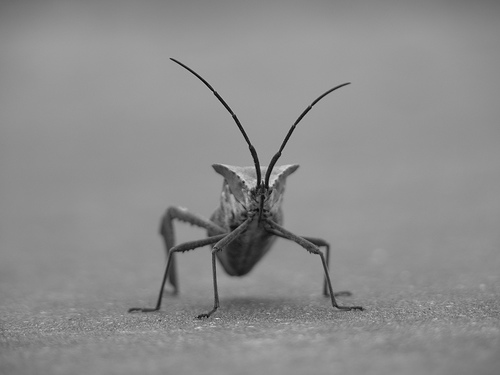
#> input picture matplotlib/img/stinkbug.png, 500 x 375 px
$ jupyter execute matplotlib_tutorial.ipynb   (shell and % lines are left out)   (older library calls are emulated)
#> lines starting #> are read from the running program, lines starting #| are printed output that depends on the picture
# Usage Guide

## A simple example

[cell 1]
import numpy as np
import matplotlib.pyplot as plt
import os
import pandas as pd

fig, ax = plt.subplots()
ax.plot([1, 2, 3, 4], [1, 4, 2, 3])

## Either oo interface or pyplot interface is ok

### OO interface

[cell 2]
import numpy as np
import matplotlib.pyplot as plt
import os
import pandas as pd

x = np.linspace(0, 2)
fig, ax = plt.subplots()
ax.plot(x, x, label='linear')
ax.plot(x, np.power(x, 2), label='quadratic')
ax.plot(x, np.power(x, 3), label='cubic')
ax.set_xlabel('x')
ax.set_ylabel('y')
ax.set_title('simple')
ax.legend()
#> figure, not shown here; curve peaks at x = 2, y = 2; curve peaks at x = 2, y = 4; curve peaks at x = 2, y = 8

### Pyplot interface

[cell 3]
import numpy as np
import matplotlib.pyplot as plt
import os
import pandas as pd

x = np.linspace(0, 2)
plt.plot(x, x, label='linear')
plt.plot(x, np.power(x, 2), label='quadratic')
plt.plot(x, np.power(x, 3), label='cubic')
plt.xlabel('x')
plt.ylabel('y')
plt.title('simple')
plt.legend()

## Use subplots

[cell 4]
import numpy as np
import matplotlib.pyplot as plt
import os
import pandas as pd

fig, axs = plt.subplots(1, 2)
x = np.linspace(0, 2)
axs[0].plot(x, np.power(x, 2), label='quadratic')
axs[1].plot(x, np.power(x, 3), label='cubic')
#> figure, not shown here; panel 1: curve peaks at x = 2, y = 4; panel 2: curve peaks at x = 2, y = 8

[cell 5]
import numpy as np
import matplotlib.pyplot as plt
import os
import pandas as pd

fig, axs = plt.subplots(2, 2)
x = np.linspace(0, 2)
axs[0, 0].plot(x, np.power(x, 2), label='quadratic')
axs[1, 1].plot(x, np.power(x, 3), label='cubic')
axs[0, 0].legend()
axs[1, 1].legend()
#> figure, not shown here; panel 1: curve peaks at x = 2, y = 4; panel 2: curve peaks at x = 2, y = 8

### Share axis

[cell 6]
import numpy as np
import matplotlib.pyplot as plt
import os
import pandas as pd

fig, axs = plt.subplots(1, 2, sharey=True)
x = np.linspace(0, 2)
axs[0].plot(x, np.power(x, 2), label='quadratic')
axs[1].plot(x, np.power(x, 3), label='cubic')
axs[0].legend()
axs[1].legend()
#> figure, not shown here; panel 1: curve peaks at x = 2, y = 4

[cell 7]
import numpy as np
import matplotlib.pyplot as plt
import os
import pandas as pd

fig, axs = plt.subplots(2, 2, sharex=True)

[cell 8]
import numpy as np
import matplotlib.pyplot as plt
import os
import pandas as pd

fig, axs = plt.subplots(2, 2, sharey=True)

[cell 9]
import numpy as np
import matplotlib.pyplot as plt
import os
import pandas as pd

fig, axs = plt.subplots(2, 2, sharex=True, sharey=True)

## Polar axis

[cell 10]
import numpy as np
import matplotlib.pyplot as plt
import os
import pandas as pd

fig, ax = plt.subplots(subplot_kw=dict(projection='polar'))
x = np.linspace(0, 4 * np.pi, int(1E4))
y = 2 * x
ax.plot(x, y)
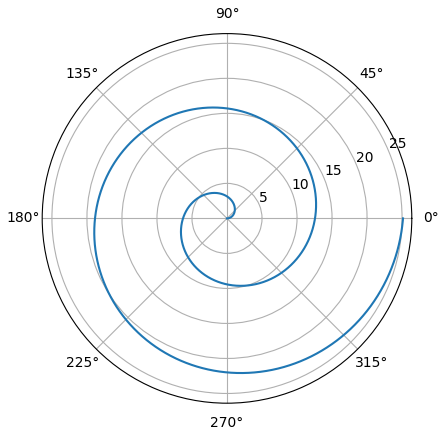
#> figure drawn by matplotlib, 1 panel; curve peaks at x = 12.57, y = 25.13

# Pyplot tutorial

## Simple example

[cell 11]
import numpy as np
import matplotlib.pyplot as plt
import os
import pandas as pd

plt.plot([1, 2, 3, 4], [2, 4, 6, 8])

## Style of plot (Both OO and pyplot are OK and both inline and seperated code style are OK)

[cell 12]
import numpy as np
import matplotlib.pyplot as plt
import os
import pandas as pd

plt.plot([1, 2, 3, 4], [2, 4, 6, 8], 'ro')

[cell 13]
import numpy as np
import matplotlib.pyplot as plt
import os
import pandas as pd

fig, ax = plt.subplots()
ax.plot(np.arange(1, 5, 1), np.arange(2, 10, 2), 'ro')

[cell 14]
import numpy as np
import matplotlib.pyplot as plt
import os
import pandas as pd

x = np.arange(0, 5, 0.2)
plt.plot(x, x, 'r--', x, np.power(x, 2), 'bs', x, np.power(x, 3), 'g^')
#> figure, not shown here; curve peaks at x = 4.8, y = 4.8; curve peaks at x = 4.8, y = 23.04; curve peaks at x = 4.8, y = 110.6

[cell 15]
import numpy as np
import matplotlib.pyplot as plt
import os
import pandas as pd

x = np.arange(0, 5, 0.2)
plt.plot(x, x, 'r--')
plt.plot(x, np.power(x, 2), 'bs')
plt.plot(x, np.power(x, 3), 'g^')

[cell 16]
import numpy as np
import matplotlib.pyplot as plt
import os
import pandas as pd

x = np.arange(0, 5, 0.2)
fig, ax = plt.subplots()
plt.plot(x, x, 'r--', x, np.power(x, 2), 'bs', x, np.power(x, 3), 'g^')

## Plotting with keyword strings

[cell 17]
import numpy as np
import matplotlib.pyplot as plt
import os
import pandas as pd

data = {'a': np.arange(50),
        'c': np.random.randint(0, 50, 50),
        'd': np.random.randn(50)}
data['b'] = data['a'] + 10 * np.random.randn(50)
data['d'] = np.abs(data['d']) * 100

plt.scatter('a', 'b', c='c', s='d', data=data)  ## c defines the color of dots, s defines the size of dots
plt.xlabel('entry a')
plt.ylabel('entry b')
plt.show()

## Plotting with categorical variables

[cell 18]
import numpy as np
import matplotlib.pyplot as plt
import os
import pandas as pd

names = ['group_a', 'group_b', 'group_c']
values = [1, 10, 100]

plt.figure(figsize=(9, 3))

plt.subplot(131)
plt.bar(names, values)
plt.subplot(132)
plt.scatter(names, values)
plt.subplot(133)
plt.plot(names, values)
plt.suptitle('Categorical Plotting')
plt.show()

[cell 19]
import numpy as np
import matplotlib.pyplot as plt
import os
import pandas as pd

names = ['group_a', 'group_b', 'group_c']
values = [1, 10, 100]

fig, axs = plt.subplots(1, 3)
fig.set_figheight(3)
fig.set_figwidth(9)
fig.suptitle('Categorical Plotting')

axs[0].bar(names, values)
axs[1].scatter(names, values)
axs[2].plot(names, values)

## Controlling line properties

[cell 20]
import numpy as np
import matplotlib.pyplot as plt
import os
import pandas as pd


def gaussian(x, mu, sigma):
    return 1 / (np.sqrt(2 * np.pi)) / sigma * (np.exp(-np.power(x - mu, 2) / np.power(sigma, 2)))


x = np.linspace(-3, 3)
fig, ax = plt.subplots()
line = ax.plot(x, gaussian(x, 0, 1), marker='+', mec='r')
plt.setp(line)
#> figure, not shown here; curve peaks at x = -0.0612, y = 0.397

## Working with multiple figures and axes

[cell 21]
import numpy as np
import matplotlib.pyplot as plt
import os
import pandas as pd


def f(t):
    return np.exp(-t) * np.cos(2 * np.pi * t)


t1 = np.arange(0.0, 5.0, 0.1)
t2 = np.arange(0.0, 5.0, 0.02)

plt.figure()  # you can ignore and plt will create a figure automatically
plt.subplot(211)
plt.plot(t1, f(t1), 'bo', t2, f(t2), 'k')

plt.subplot(212)
plt.plot(t2, np.cos(2 * np.pi * t2), 'r--')
plt.show()  # you can ignore in jupyter
#> figure, not shown here; panel 1: curve peaks at x = 0, y = 1; panel 1: curve peaks at x = 0, y = 1; panel 2: curve peaks at x = 0, y = 1

[cell 22]
import numpy as np
import matplotlib.pyplot as plt
import os
import pandas as pd

plt.figure(1)  # the first figure
plt.subplot(211)  # the first subplot in the first figure
plt.plot([1, 2, 3])
plt.subplot(212)  # the second subplot in the first figure
plt.plot([4, 5, 6])

plt.figure(2)  # a second figure
plt.plot([4, 5, 6])  # creates a subplot() by default

# plt.figure(1)                # figure 1 current; subplot(212) still current
# plt.subplot(211)             # make subplot(211) in figure1 current
# plt.title('Easy as 1, 2, 3') # subplot 211 title

## Working with text

[cell 23]
import numpy as np
import matplotlib.pyplot as plt
import os
import pandas as pd


def gaussian(x, mu, sigma):
    return 1 / (np.sqrt(2 * np.pi)) / sigma * (np.exp(-np.power(x - mu, 2) / np.power(sigma, 2)))


x = np.random.normal(size=500)
fig, ax = plt.subplots()
ax.hist(x, 50, density=True, color='b')
ax.set_xlabel('x')
ax.set_ylabel('p')
y = np.linspace(-3, 3)
ax.plot(y, gaussian(y, 0, 1), c='r')

ax.set_title('Gaussian')
ax.text(1, 0.4, r'$\mu=0,\sigma=1$')
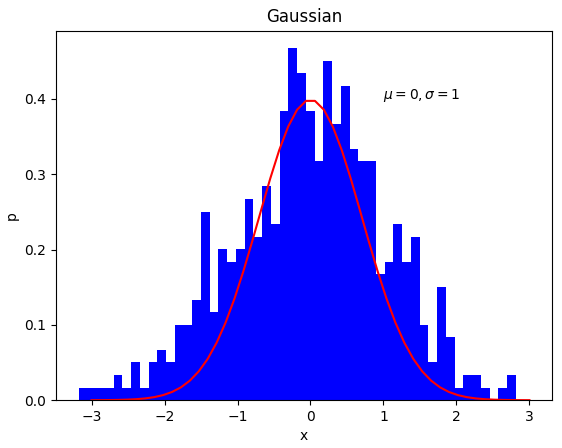
#> figure drawn by matplotlib, 1 panel; tallest bar 0.467 high, from x = -0.302 to -0.183; curve peaks at x = -0.0612, y = 0.397

## Annotation

[cell 24]
import numpy as np
import matplotlib.pyplot as plt
import os
import pandas as pd

x = np.linspace(-2 * np.pi, 2 * np.pi)
fig, ax = plt.subplots()
ax.plot(x, np.sin(x))
ax.annotate('local max', xy=(np.pi / 2, 1), xytext=(3, 1), arrowprops=dict(facecolor='black', shrink=0))
#> figure, not shown here; curve peaks at x = -4.74, y = 0.999

# Image tutorial

## Import

[cell 25]
import numpy as np
import matplotlib.pyplot as plt
import matplotlib.image as mpimg
import os
import pandas as pd

img = mpimg.imread('img/stinkbug.png')
#> img is the input picture: shape (375, 500, 3) float32; min 0, max 0.851, mean 0.551
print(img)
#> (printed output is left out)
print(type(img))
#| <class 'numpy.ndarray'>
print(np.shape(img))
#| (375, 500, 3)

## Ploting

[cell 26]
fig, ax = plt.subplots()
ax.imshow(img)

## Pseudocolor

[cell 27]
lum_img = img[:, :, 0]
fig, ax = plt.subplots()
ax.imshow(lum_img)

[cell 28]
fig, ax = plt.subplots()
ax.imshow(lum_img, cmap='hot')

[cell 29]
fig, ax = plt.subplots()
imgplot = ax.imshow(lum_img)
imgplot.set_cmap('nipy_spectral')
fig.colorbar(imgplot)
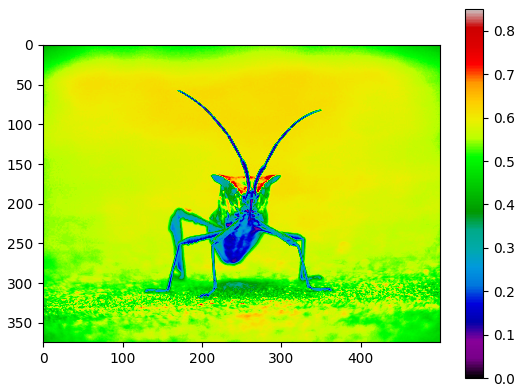
#> figure drawn by matplotlib, 2 panels

## Specify data range

[cell 30]
fig, ax = plt.subplots()
ax.hist(lum_img.ravel(), bins=256, range=(0.0, 1.0), fc='k', ec='k')
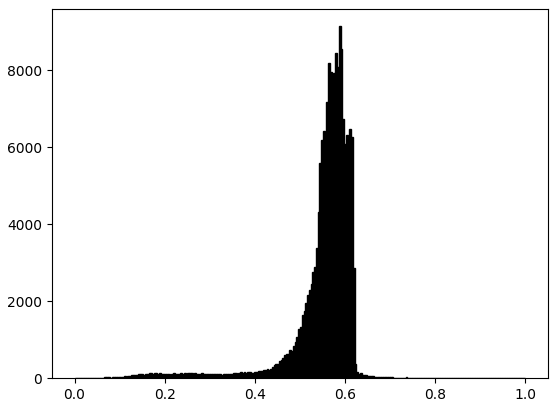
#> figure drawn by matplotlib, 1 panel; tallest bar 9148 high, from x = 0.586 to 0.59

[cell 31]
fig, ax = plt.subplots()
ax.imshow(lum_img, clim=(0.0, 0.7))

## Interpolation

[cell 32]
from PIL import Image
import matplotlib.pyplot as plt

img = Image.open('img/stinkbug.png')
#> img: PIL image 500x375 RGB
img.thumbnail((64, 64), Image.ANTIALIAS)
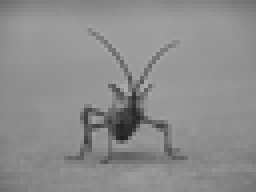
#> img: PIL image 64x48 RGB (shown 4 times larger); min 29, max 174, mean 140.5
imgplot = plt.imshow(img)

[cell 33]
imgplot = plt.imshow(img, interpolation='nearest')

[cell 34]
imgplot = plt.imshow(img, interpolation='bicubic')  ## often used when blowing up photos

# mplot3d toolkit

## Create 3d subplots

[cell 35]
import numpy as np
import matplotlib.pyplot as plt
import matplotlib.image as mpimg
import os
import pandas as pd

fig, ax = plt.subplots(subplot_kw=dict(projection='3d'))

[cell 36]
import numpy as np
import matplotlib.pyplot as plt
import matplotlib.image as mpimg
import os
import pandas as pd

fig = plt.figure()
ax = fig.add_subplot(projection='3d')

## Line plots

[cell 37]
import numpy as np
import matplotlib.pyplot as plt
import matplotlib.image as mpimg
import os
import pandas as pd

fig, ax = plt.subplots(subplot_kw=dict(projection='3d'))
x = np.linspace(0, 4 * np.pi)
ax.plot(np.cos(x), np.sin(x), x)
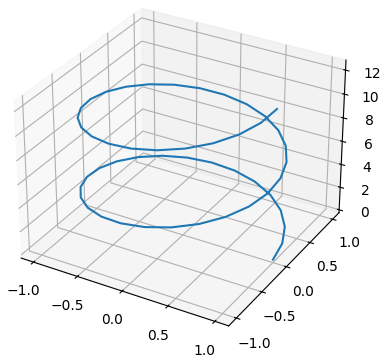
#> figure drawn by matplotlib, 1 panel

## Scatter plots

[cell 38]
import numpy as np
import matplotlib.pyplot as plt
import matplotlib.image as mpimg
import os
import pandas as pd

fig, ax = plt.subplots(subplot_kw=dict(projection='3d'))
ax.scatter(np.random.normal(size=50), np.random.normal(size=50), np.random.normal(size=50))
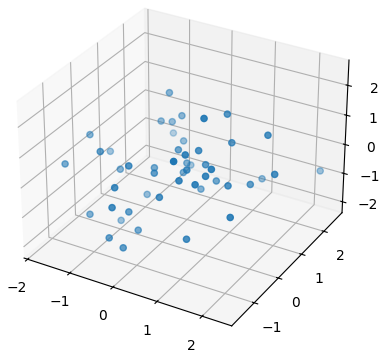
#> figure drawn by matplotlib, 1 panel

## Surface plots

[cell 39]
import numpy as np
import matplotlib.pyplot as plt
import matplotlib.image as mpimg
import os
import pandas as pd

X = np.arange(-5, 5, 0.25)
Y = np.arange(-5, 5, 0.25)
X, Y = np.meshgrid(X, Y)
R = np.sqrt(X ** 2 + Y ** 2)
Z = np.sin(R)
print(X)
print(np.shape(X))
print(R)
print(Z)

fig, ax = plt.subplots(subplot_kw=dict(projection='3d'))
surf = ax.plot_surface(X, Y, Z)
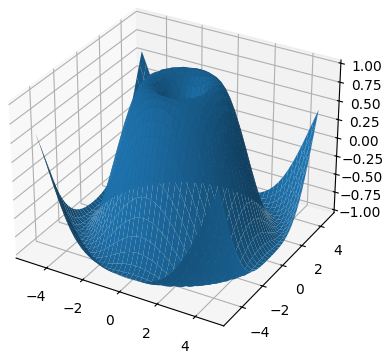
#> figure drawn by matplotlib, 1 panel

[cell 40]
import numpy as np
import matplotlib.pyplot as plt
import matplotlib.image as mpimg
import os
import pandas as pd

x = np.linspace(-1, 1)
y = np.linspace(-1, 1)
x, y = np.meshgrid(x, y)

fig, ax = plt.subplots(subplot_kw=dict(projection='3d'))
ax.plot_surface(x, y, x ** 2 + y ** 2)
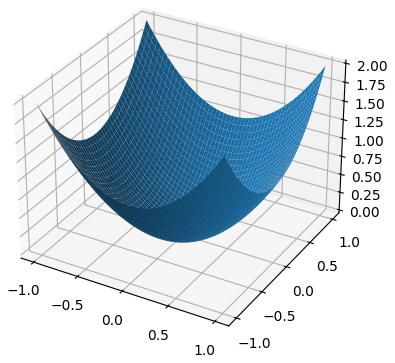
#> figure drawn by matplotlib, 1 panel

[cell 41]
import numpy as np
import matplotlib.pyplot as plt
import matplotlib.image as mpimg
import os
import pandas as pd

x = np.linspace(-1, 1)
x, y = np.meshgrid(x, x)
fig, ax = plt.subplots(subplot_kw=dict(projection='3d'))
ax.plot_surface(x, y, np.sqrt(1 - x ** 2 - y ** 2))
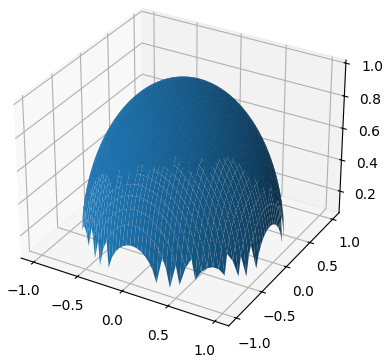
#> figure drawn by matplotlib, 1 panel
